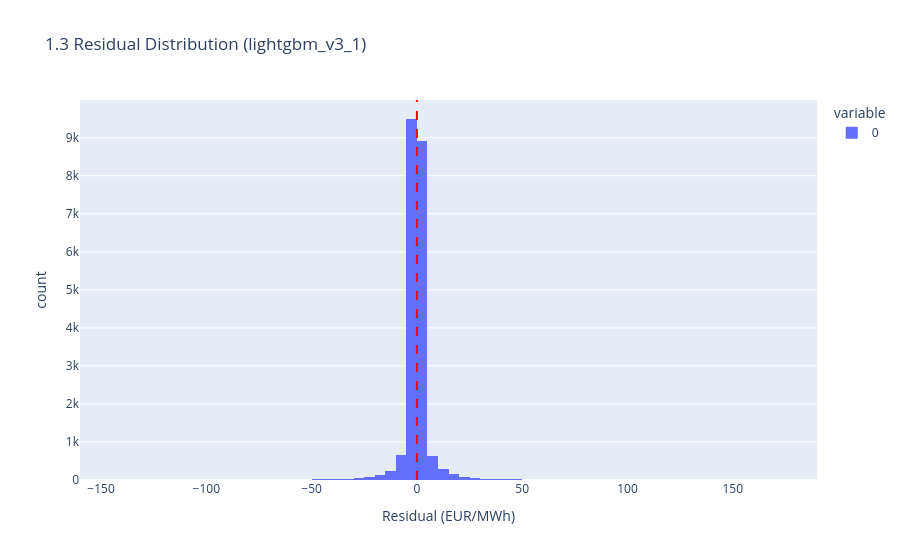

Notebook cell for this chart:
### Code cell
# 1.3 Residual distribution (residual = actual - predicted)
residuals = y_test.values - y_pred
fig = px.histogram(residuals, nbins=80,
                   title=f'1.3 Residual Distribution ({MODEL_NAME})',
                   labels={'value': 'Residual (EUR/MWh)', 'count': 'Count'})
fig.add_vline(x=0, line_dash='dash', line_color='red')
show(fig)
print(f'Residual mean={residuals.mean():.4f} std={residuals.std():.4f}')

### Figure 1 — Plotly figure (JSON) as saved in the notebook; plotly's stock layout.template omitted (floating-point values rounded to 4 significant figures; data arrays with more than 128 entries replaced by an {"elided": "..."} marker saying what was removed)
{"data": [{"bingroup": "x", "hovertemplate": "variable=0<br>Residual (EUR/MWh)=%{x}<br>count=%{y}<extra></extra>", "legendgroup": "0", "marker": {"color": "#636efa", "pattern": {"shape": ""}}, "name": "0", "nbinsx": 80, "orientation": "v", "showlegend": true, "type": "histogram", "x": {"elided": "21043 float values"}, "xaxis": "x", "yaxis": "y"}], "layout": {"barmode": "relative", "legend": {"title": {"text": "variable"}, "tracegroupgap": 0}, "shapes": [{"line": {"color": "red", "dash": "dash"}, "type": "line", "x0": 0, "x1": 0, "xref": "x", "y0": 0, "y1": 1, "yref": "y domain"}], "title": {"text": "1.3 Residual Distribution (lightgbm_v3_1)"}, "xaxis": {"anchor": "y", "domain": [0, 1], "title": {"text": "Residual (EUR/MWh)"}}, "yaxis": {"anchor": "x", "domain": [0, 1], "title": {"text": "count"}}}}
